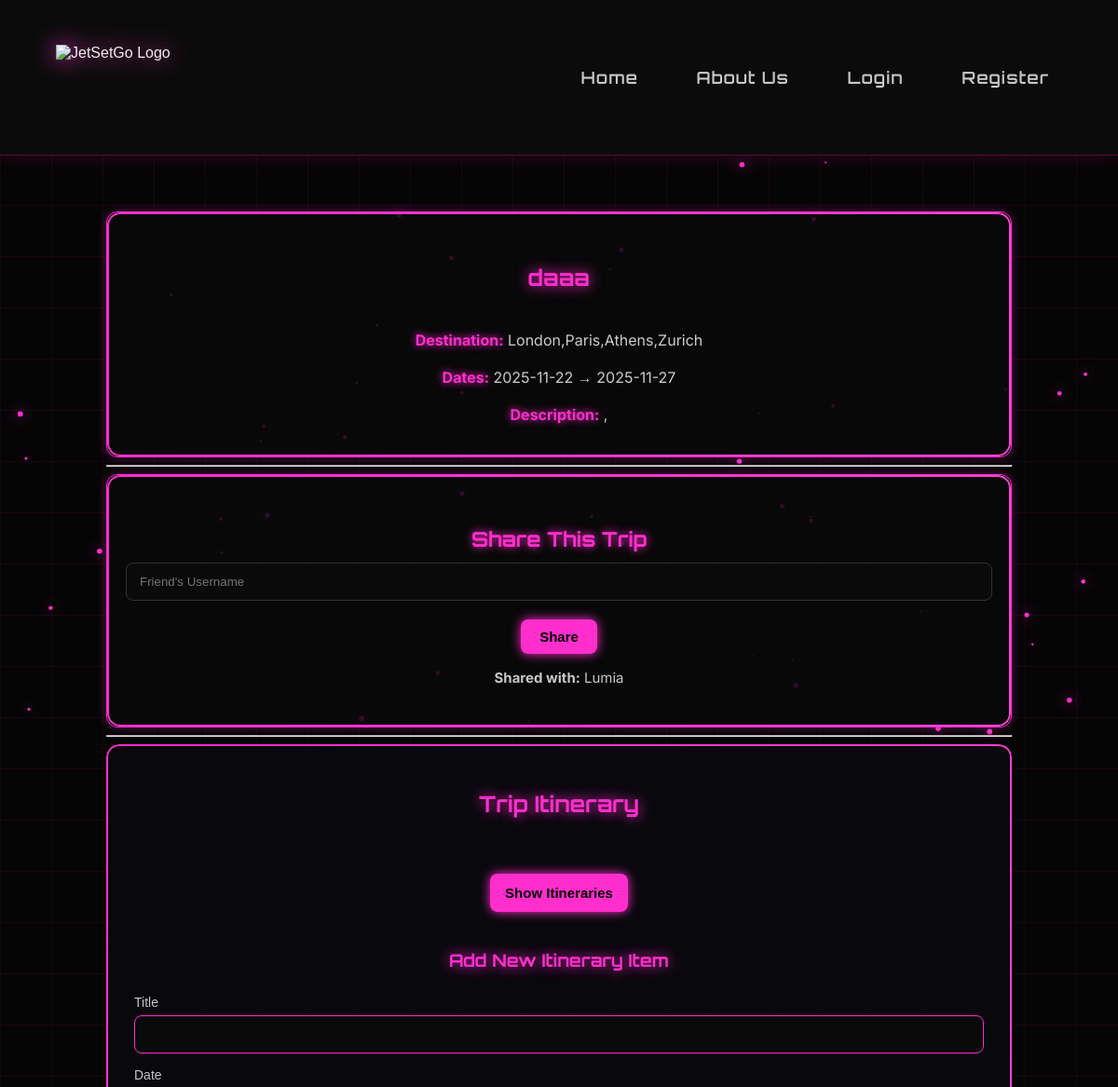
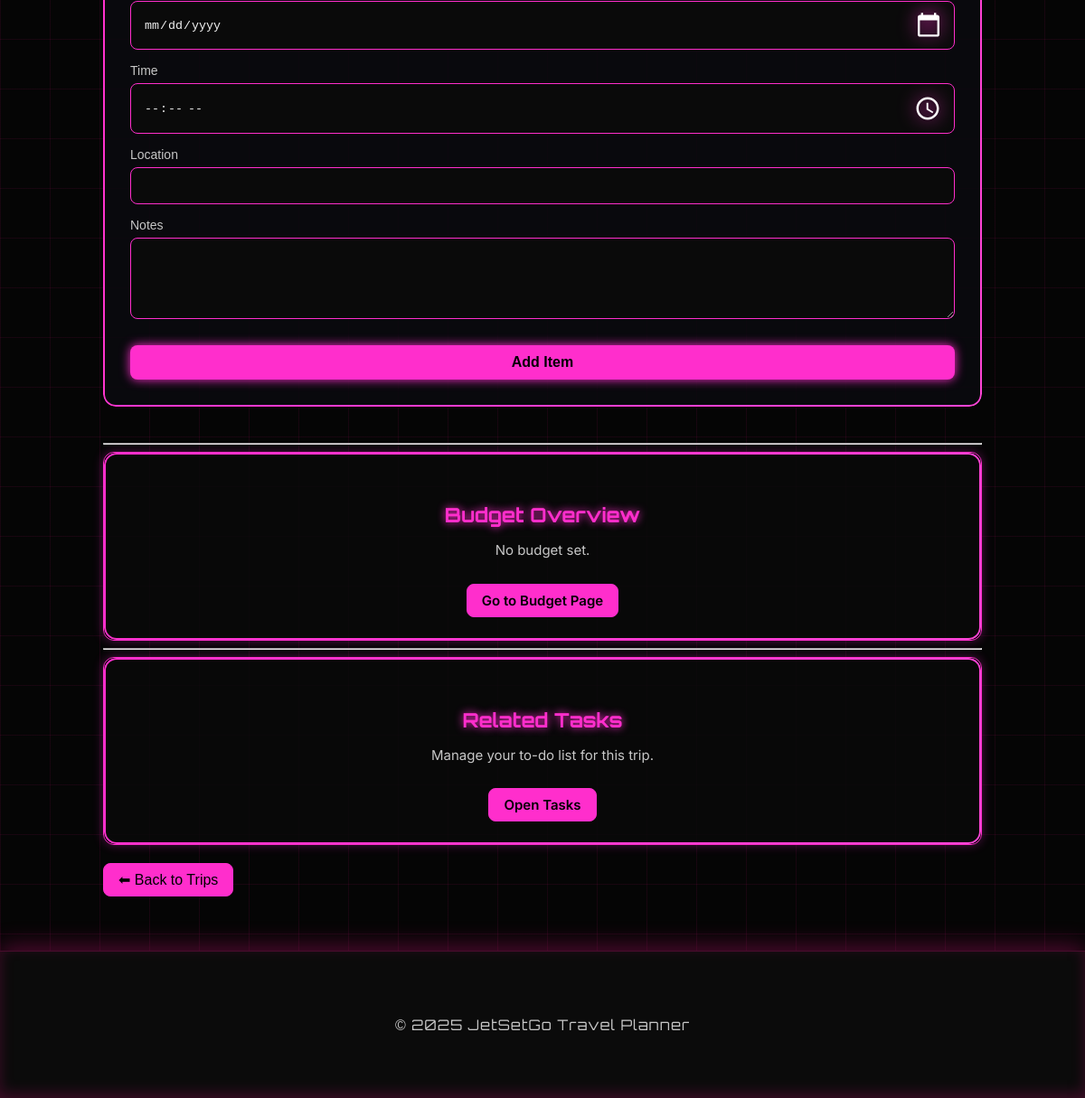
Page /trip/1 on the earlier database version (2 pictures, top to bottom).
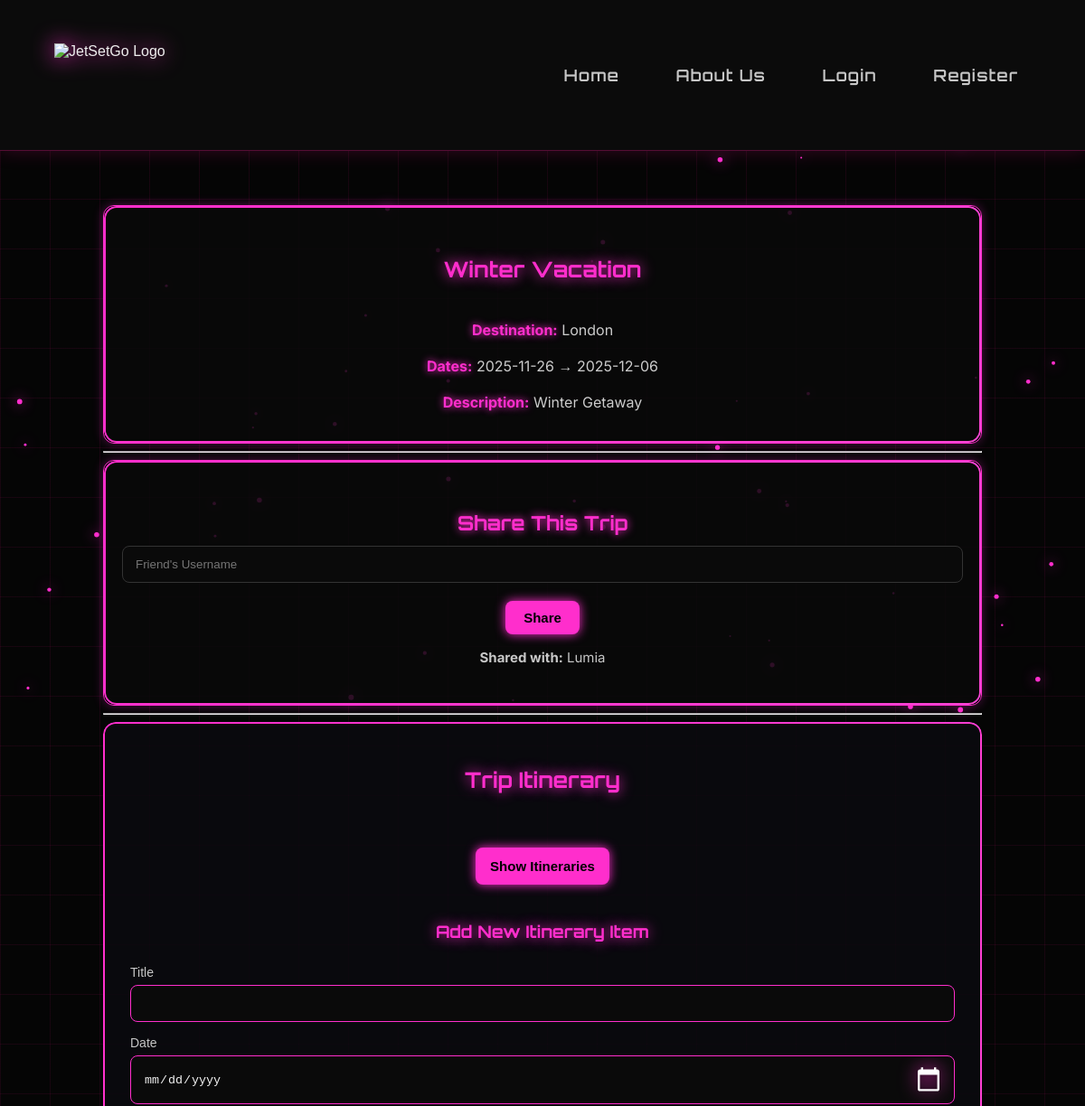
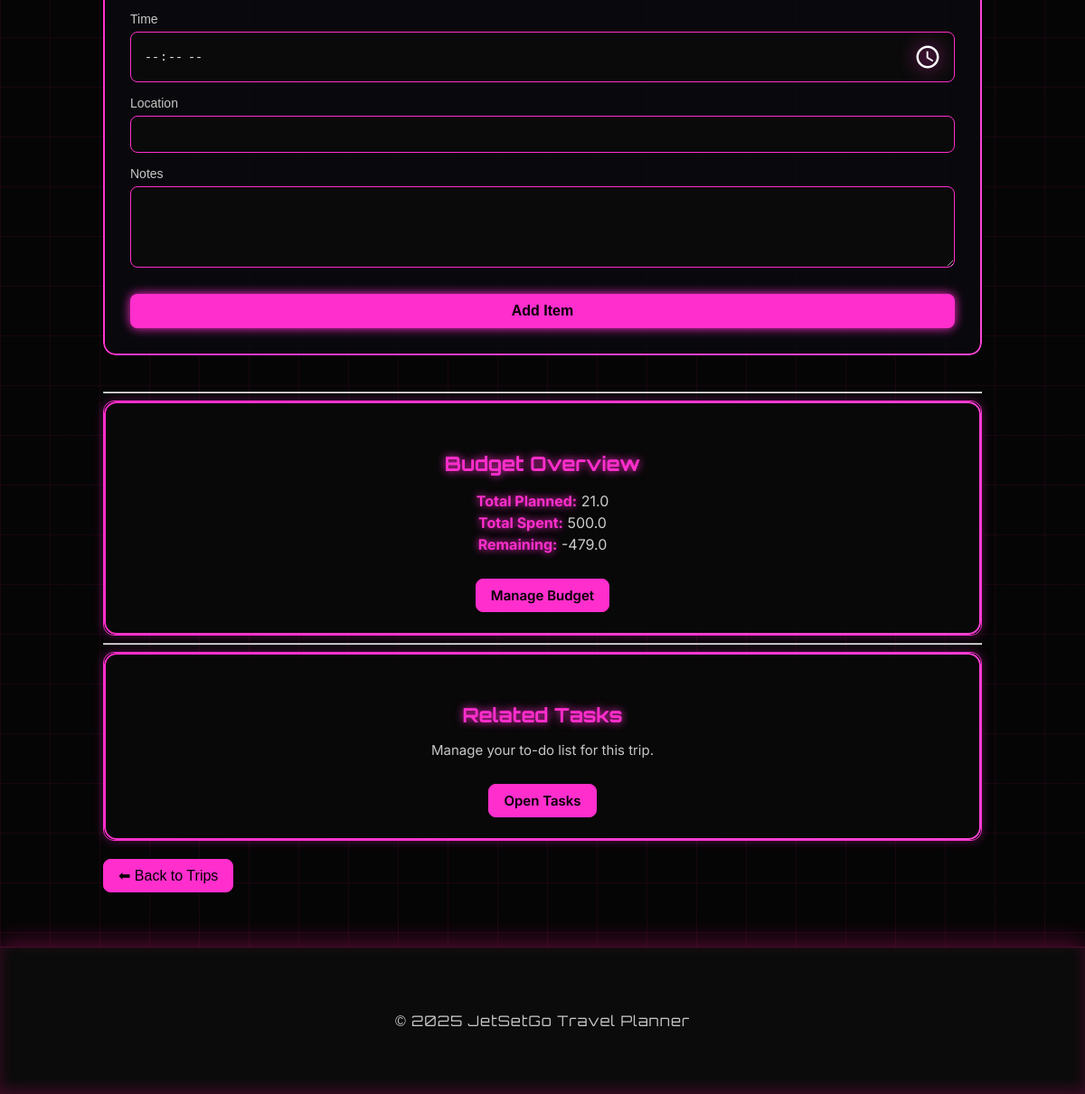
Same page on the later database version (2 pictures, top to bottom).
### app/models.py (models this page shows, shortened)
class Trip(db.Model):
    __tablename__ = "trip"
    id = db.Column(db.Integer, primary_key=True)
    title = db.Column(db.String(100), nullable=False)
    start_date = db.Column(db.Date, nullable=False)
    end_date = db.Column(db.Date, nullable=False)
    description = db.Column(db.Text, nullable=True)
    destinations = db.relationship(
        "TripDestination",
        backref="trip",
        cascade="all, delete-orphan",
        lazy=True
    )
    itinerary = db.relationship("ItineraryItem", backref="trip", lazy=True, cascade="all, delete-orphan")
    budget = db.relationship("Budget", backref="trip", uselist=False, cascade="all, delete-orphan")
    participants = db.relationship("User", secondary=trip_users, backref=db.backref("trips", lazy="dynamic"))
    reviews = db.relationship("Review", backref="trip", lazy=True, cascade="all, delete-orphan")

class TripDestination(db.Model):
    __tablename__ = "trip_destination"
    id = db.Column(db.Integer, primary_key=True)
    name = db.Column(db.String(250), nullable=False)
    trip_id = db.Column(db.Integer, db.ForeignKey("trip.id"), nullable=False)
    is_favorited = db.Column(db.Boolean, default=False)  # Track if this destination is favorited

class User(db.Model):
    __tablename__ = 'user'
    id = db.Column(db.Integer, primary_key=True)
    username = db.Column(db.String(100), nullable=False)
    email = db.Column(db.String(100), unique=True, nullable=False)
    password = db.Column(db.String(200), nullable=False)
    shared_expenses = db.relationship("Expense", secondary=expense_shared, backref="users_shared")
    favorite_destinations = db.relationship(
        "FavoriteDestination",
        secondary=user_favorite_destinations,
        backref=db.backref("users_who_favorited", lazy="dynamic")
    )
    reviews = db.relationship("Review", backref="user", lazy=True, cascade="all, delete-orphan")

class Budget(db.Model):
    __tablename__ = "budget"
    id = db.Column(db.Integer, primary_key=True)
    total_planned = db.Column(db.Float, default=0.0)
    total_spent = db.Column(db.Float, default=0.0)
    trip_id = db.Column(db.Integer, db.ForeignKey("trip.id"), nullable=False)
    expenses = db.relationship("Expense", backref="budget", lazy=True, cascade="all, delete-orphan")
    planned_budgets = db.relationship("PlannedBudget", backref="budget", cascade="all, delete-orphan")
    def calculate_remaining(self):
        return self.total_planned - self.total_spent

### app/routes/trips.py (the view)
@trips_bp.route("/trip/<int:trip_id>")
def trip_detail(trip_id):
    trip = Trip.query.get_or_404(trip_id)
    user_id = session.get("user_id")
    user = User.query.get(user_id) if user_id else None
    return render_template("trip_detail.html", trip=trip, user=user)

### app/templates/trip_detail.html (shortened to what this page needs)
{% extends "base.html" %}
{% block content %}
<div class="container mt-4 trip-details-page">
    <div class="card trip-tasks-card mb-5 p-3">
        <h2 class="trip-section-title">{{ trip.title }}</h2>
    <div class="trip-info mt-4">
        <p class="mb-0" style="color: #ccc; font-size: 1rem; line-height: 1.5; margin-bottom: 8px;">
            <b style="color: var(--neon-pink); text-shadow: 0 0 8px var(--neon-pink);">Destination:</b>
            {% for d in trip.destinations %}
                {{ d.name }}{% if not loop.last %}, {% endif %}
            {% endfor %}
        </p>
        <p class="mb-0" style="color: #ccc; font-size: 1rem; line-height: 1.5; margin-bottom: 8px;">
            <b style="color: var(--neon-pink); text-shadow: 0 0 8px var(--neon-pink);">Dates:</b> {{ trip.start_date }} → {{ trip.end_date }}</p>
        <p class="mb-0" style="color: #ccc; font-size: 1rem; line-height: 1.5; margin-bottom: 8px;">
            <b style="color: var(--neon-pink); text-shadow: 0 0 8px var(--neon-pink);">Description:</b>
            {{ trip.description or "No description available." }}
        </p>
    </div>
    </div>
    <hr>
<div class="trip-share-section mb-5">
    <div class="card trip-share-card p-3 mb-3">
        <h3 class="trip-section-title mb-3">Share This Trip</h3>
        <form action="{{ url_for('trips.share_trip', trip_id=trip.id) }}" method="POST"
              class="d-flex align-items-center gap-2">
            <input type="text" name="username" placeholder="Friend's Username"
                   class="form-control flex-grow-1" required>
            <button class="btn-link btn-tasks" style="margin: auto; margin-top: 20px;">Share</button>
        </form>
        <p class="shared-with mt-3 mb-0">
            <b>Shared with:</b>
            {% if trip.participants|length == 1 and session['user_id'] in participant_ids %}
                Only You (Solo Trip)
            {% else %}
                {% for u in trip.participants %}
                    {{ u.username }}{% if not loop.last %}, {% endif %}
                {% endfor %}
            {% endif %}
        </p>
    </div>
</div>
    <hr>
<div class="itinerary-big-card">
    <h2 class="itinerary-main-heading">Trip Itinerary</h2>
    <div class="itinerary-mini-card-container">
        {% if trip.itinerary|length == 0 %}
            <p class="text-muted text-center">No itinerary entries yet.</p>
        {% else %}
            <div class="text-center my-3" style="text-align: center;">
            <a href="{{ url_for('trips.all_itineraries', trip_id=trip.id) }}" class="btn btn-link" style="display: inline-block; width: auto; padding: 12px 16px; margin: 20px auto 0 auto; text-align: center; ">Show Itineraries</a>
            </div>
        {% endif %}
    </div>
    <h3 class="add-itinerary-heading">Add New Itinerary Item</h3>
    <form action="{{ url_for('trips.add_itinerary', trip_id=trip.id) }}"
          method="POST" class="add-itinerary-form edit-trip-form">
        <label class="edit-label">Title</label>
        <input type="text" name="title" class="edit-input" required>
        <label class="edit-label">Date</label>
        <input type="date" name="date" class="edit-input" required>
        <label class="edit-label">Time</label>
        <input type="time" name="time" class="edit-input">
        <label class="edit-label">Location</label>
        <input type="text" name="location" class="edit-input">
        <label class="edit-label">Notes</label>
        <textarea name="notes" class="edit-textarea"></textarea>
        <button type="submit" class="btn btn-primary">Add Item</button>
    </form>
</div>
    <hr>
<div class="card trip-tasks-card mb-5 p-3">
    <div class="d-flex justify-content-between align-items-center mb-3">
        <h3 class="trip-section-title">Budget Overview</h3>
    {% if not trip.budget %}
        <p class="mb-0"> No budget set.</p>
        <a href="{{ url_for('trips.trip_budget', trip_id=trip.id) }}" class="btn-link btn-back" style="margin-top: 10px; font-weight: 600;">
            Go to Budget Page
        </a>
    {% else %}
        <p style="color: #ccc; font-size: 1rem; line-height: 1.5; margin-bottom: 16px;">
            <b style="color: var(--neon-pink); text-shadow: 0 0 8px var(--neon-pink);">Total Planned:</b> {{ trip.budget.total_planned }} <br>
            <b style="color: var(--neon-pink); text-shadow: 0 0 8px var(--neon-pink);">Total Spent:</b> {{ trip.budget.total_spent }} <br>
            <b style="color: var(--neon-pink); text-shadow: 0 0 8px var(--neon-pink);">Remaining:</b> {{ trip.budget.calculate_remaining() }}
        </p>
        <a href="{{ url_for('trips.trip_budget', trip_id=trip.id) }}"
          class="btn-link btn-back" style="margin-top: 10px; font-weight: 600;">
            Manage Budget
        </a>
    {% endif %}
    </div>
</div>
    <hr>
<div class="card trip-tasks-card mb-5 p-3">
    <div class="d-flex justify-content-between align-items-center mb-3">
        <h3 class="trip-section-title">Related Tasks</h3>
        <p class="mb-0">Manage your to-do list for this trip.</p>
        <a href="{{ url_for('tasks.view_tasks') }}" class="btn-link btn-back" style="margin-top: 10px; font-weight: 600;">
            Open Tasks
        </a>
    </div>
</div>
    <div class="text-center mt-3">
        <a href="{{ url_for('trips.view_trips') }}" class="btn-back" style="margin-top: 20px;">
            ⬅ Back to Trips
        </a>
    </div>
</div>
{% endblock %}

### app/templates/base.html (shortened to what this page needs)
<!DOCTYPE html>
<html lang="en">
<head>
    <link rel="stylesheet" href="{{ url_for('static', filename = 'css/style.css') }}">
</head>
<body>
    <header>
        <div class="container">
            <img src="{{ url_for('static', filename='images/logo.png') }}" alt="JetSetGo Logo" class="logo">
            <nav>
                <a href="{{ url_for('view.home') }}">Home</a>
                <a href="{{ url_for('main.about') }}">About Us</a>
                {% if 'user_id' in session and 'user_email' in session %}
                    <a href="{{ url_for('auth.logout') }}">Logout</a>
                {% else %}
                    <a href="{{ url_for('auth.login') }}">Login</a>
                {% endif %}
                <a href="{{ url_for('auth.register') }}">Register</a>
            </nav>
        </div>
    </header>
    <main class="container">
        {% block content %} {% endblock %}
    </main>
    <footer>
        <div class="container">
            <p>&copy; {{ 2025 }} JetSetGo Travel Planner</p>
        </div>
    </footer>
</body>
</html>

Differences in the rows shown:
removed TripDestination: name "London,Paris,Athens,Zurich"
changed Trip: title "daaa" → "Winter Vacation"; start_date "2025-11-22" → "2025-11-26"; end_date "2025-11-27" → "2025-12-06"; description "," → "Winter Getaway"
added TripDestination: name "London"
added Budget: budget.total_planned "21.0", budget.total_spent "500.0", budget.calculate_remaining "-479.0"
Other differences:
text no longer shown: "No budget set. Go to Budget Page"
text now shown: "Total Planned: Total Spent: Remaining: Manage Budget"
